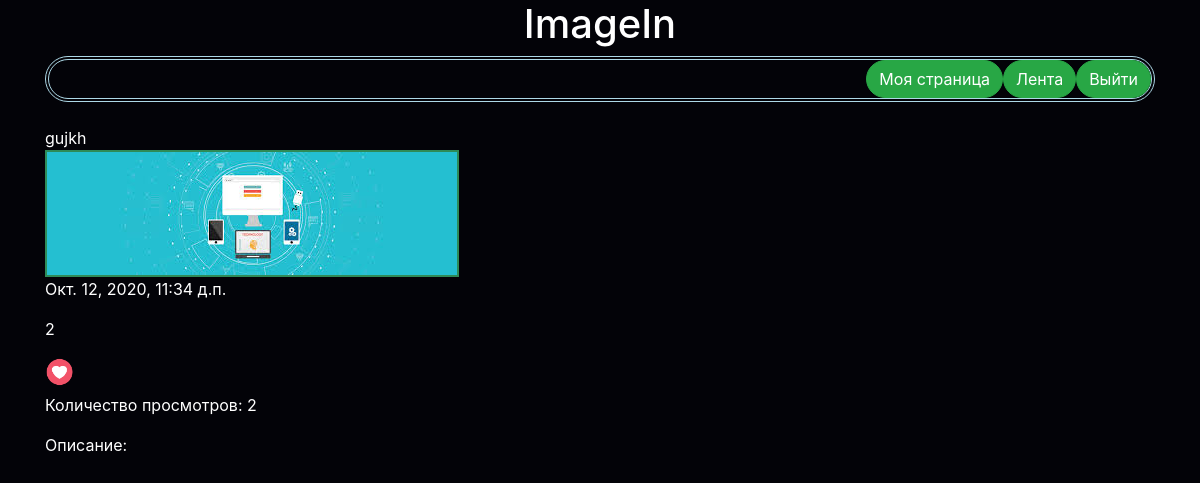
The app's page /mainapp/articles/1 (signed in) with its own data.
### mainapp/models.py (models this page shows)
class Article(models.Model):
    postdate = models.DateTimeField(default=timezone.now)
    author = models.ForeignKey(
        settings.AUTH_USER_MODEL,
        on_delete=models.CASCADE,
    )
    name = models.CharField(default='', null=True, max_length=50)
    description = models.TextField(default='', null=True)
    image = models.ImageField(upload_to='upload/')
    likes = models.ManyToManyField(Like, symmetrical=False,related_name='article_likes')
    views = models.ManyToManyField(Viewing, symmetrical=False,related_name='article_views')
    @property
    def total_likes(self):
        return self.likes.count()
    @property
    def total_views(self):
        return self.views.count()

### mainapp/views.py (the view, shortened to what this page needs)
# urls.py: path('articles/<int:article_id>', views.ArticlePage.as_view(), name='articlepage'),
@permission_classes((permissions.AllowAny,))
class ArticlePage(APIView):
    renderer_classes = [TemplateHTMLRenderer]
    template_name = 'article.html'
    def get(self, request, *args, **kwargs):
        article_id = kwargs.get('article_id')
        article = Article.objects.get(id=article_id)
        if not article.author == request.user:
            if len(Article.objects.get(id=article_id).views.filter(user=request.user)) == 0:
                view = Viewing(user=request.user)
                view.save()
                Article.objects.get(id=article_id).views.add(view)
        return Response({'article': article})

### mainapp/template_tags/my_extras.py (called while the page is built)
@register.filter(name='to_str')
def to_str(value):
    return str(value)

### mainapp/templates/article.html (shortened to what this page needs)
{% extends "base.html" %}
{% load my_extras %}
{% load static %}
{% block main %}
<p1>{{ article.name }}</p1>
<img style="border: 2px solid seagreen;" src="{% get_media_prefix %}{{article.image}}" >
<p>{{ article.postdate }}
<p>{{ article.total_likes }}
<form action="{% url 'articlelike' article_id=article.id  %}"  method="POST">
 <input type="image"  height =30 width =30 src="{% get_media_prefix %}resourses/like.png">
</form>
<p>Количество просмотров: {{ article.total_views }}
<p>Описание:{{ article.description }}
{% endblock %}

### records on screen
Article: name "gujkh", image (picture), postdate "Окт. 12, 2020, 11:34 д.п.", total_likes "2", total_views "2"
